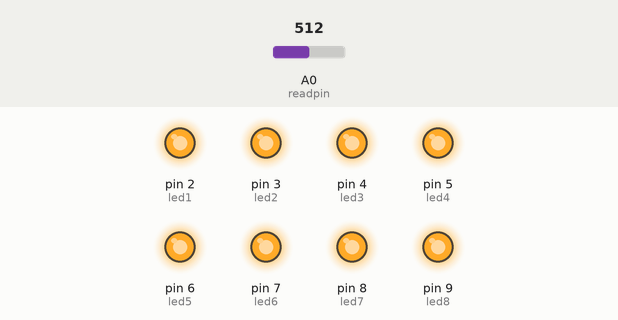
Recording of a sketch running on a simulated Arduino Uno, built with avr-gcc and run on an emulated ATmega328P. On the bench: output pins drawn as LEDs (lit = HIGH). The inputs (shaded band) are chosen by the test bench; at power-on: A0 (readpin) = 512. What the sketch prints to the serial monitor is not drawn.

Above: at 0.1 s.
Timing chart, 0 to 1.6 s (numbered marks = the images above):
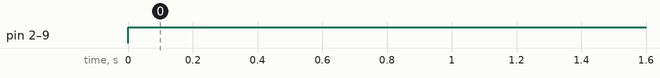

Measured:
- by itself, pin 2 (led1), pin 3 (led2), pin 4 (led3), pin 5 (led4), pin 6 (led5), pin 7 (led6), pin 8 (led7), pin 9 (led8): LOW → HIGH at 0.00 s

The sketch:

Improved_leds_and_pot.ino
```cpp
#define led1 2 //defining Led pins
#define led2 3
#define led3 4
#define led4 5
#define led5 6
#define led6 7
#define led7 8
#define led8 9

int readpin = A0;

int leds = 0;

int sensorValue = 0;

int mul = 127;


void setup(){
  pinMode(led1, OUTPUT);
  pinMode(led2, OUTPUT);
  pinMode(led1, OUTPUT);
  pinMode(led2, OUTPUT);
  pinMode(led3, OUTPUT);
  pinMode(led4, OUTPUT);
  pinMode(led5, OUTPUT);
  pinMode(led6, OUTPUT);
  pinMode(led7, OUTPUT);
  pinMode(led8, OUTPUT);
  Serial.begin(9600);

}
void loop(){
  //Reading the pot
  sensorValue = analogRead(readpin);
  Serial.println(sensorValue);
  Serial.print(" ");

  //reset LEDS to 0
  digitalWrite(led1, HIGH);
  digitalWrite(led2, HIGH);
  digitalWrite(led3, HIGH);
  digitalWrite(led4, HIGH);
  digitalWrite(led5, HIGH);
  digitalWrite(led6, HIGH);
  digitalWrite(led7, HIGH);
  digitalWrite(led8, HIGH);
  delay(100);


   //assigning anolog value from readpin into numbers 1-8 for the SwitchCase below
  if (sensorValue >= 0 && sensorValue < 127){
    leds=1;
  }
  if (sensorValue >= 127 && sensorValue < 254){
    leds = 2;
  }
  if (sensorValue >= 2*mul && sensorValue < 3*mul){
    leds = 3;
  }
  if (sensorValue >= 3*mul && sensorValue < 4*mul){
    leds = 4;
  }
  if (sensorValue >= 4*mul && sensorValue < 5*mul){
    leds = 5;
  }
  if (sensorValue >= 5*mul && sensorValue < 6*mul){
    leds = 6;
  }
  if (sensorValue >= 6*mul && sensorValue < 7*mul){
    leds = 7;
  }
  if (sensorValue >= 7*mul && sensorValue <= 8*mul){
    leds = 8;
  }

//Switch case for turning on LEDS
  switch (leds){
    case 1:
          digitalWrite(led1, HIGH);
          break;
//-------------------------------------------------------
    case 2:
          digitalWrite(led1, HIGH);
          digitalWrite(led2, HIGH);
          break;
//-------------------------------------------------------
    case 3:
          digitalWrite(led1, HIGH);
          digitalWrite(led2, HIGH);
          digitalWrite(led3, HIGH);
          break;
//-------------------------------------------------------
     case 4:
          digitalWrite(led1, HIGH);
          digitalWrite(led2, HIGH);
          digitalWrite(led3, HIGH);
          digitalWrite(led4, HIGH);
          break;
//-------------------------------------------------------
    case 5:
          digitalWrite(led1, HIGH);
          digitalWrite(led2, HIGH);
          digitalWrite(led3, HIGH);
          digitalWrite(led4, HIGH);
          digitalWrite(led5, HIGH);
          break;
//-------------------------------------------------------
    case 6:
          digitalWrite(led1, HIGH);
          digitalWrite(led2, HIGH);
          digitalWrite(led3, HIGH);
          digitalWrite(led4, HIGH);
          digitalWrite(led5, HIGH);
          digitalWrite(led6, HIGH);
          break;
//-------------------------------------------------------
     case 7:
          digitalWrite(led1, HIGH);
          digitalWrite(led2, HIGH);
          digitalWrite(led3, HIGH);
          digitalWrite(led4, HIGH);
          digitalWrite(led5, HIGH);
          digitalWrite(led6, HIGH);
          digitalWrite(led7, HIGH);
          break;
//-------------------------------------------------------
     case 8:
          digitalWrite(led1, HIGH);
          digitalWrite(led2, HIGH);
          digitalWrite(led3, HIGH);
          digitalWrite(led4, HIGH);
          digitalWrite(led5, HIGH);
          digitalWrite(led6, HIGH);
          digitalWrite(led7, HIGH);
          digitalWrite(led8, HIGH);
          break;
//-------------------------------------------------------
  }


}
```
